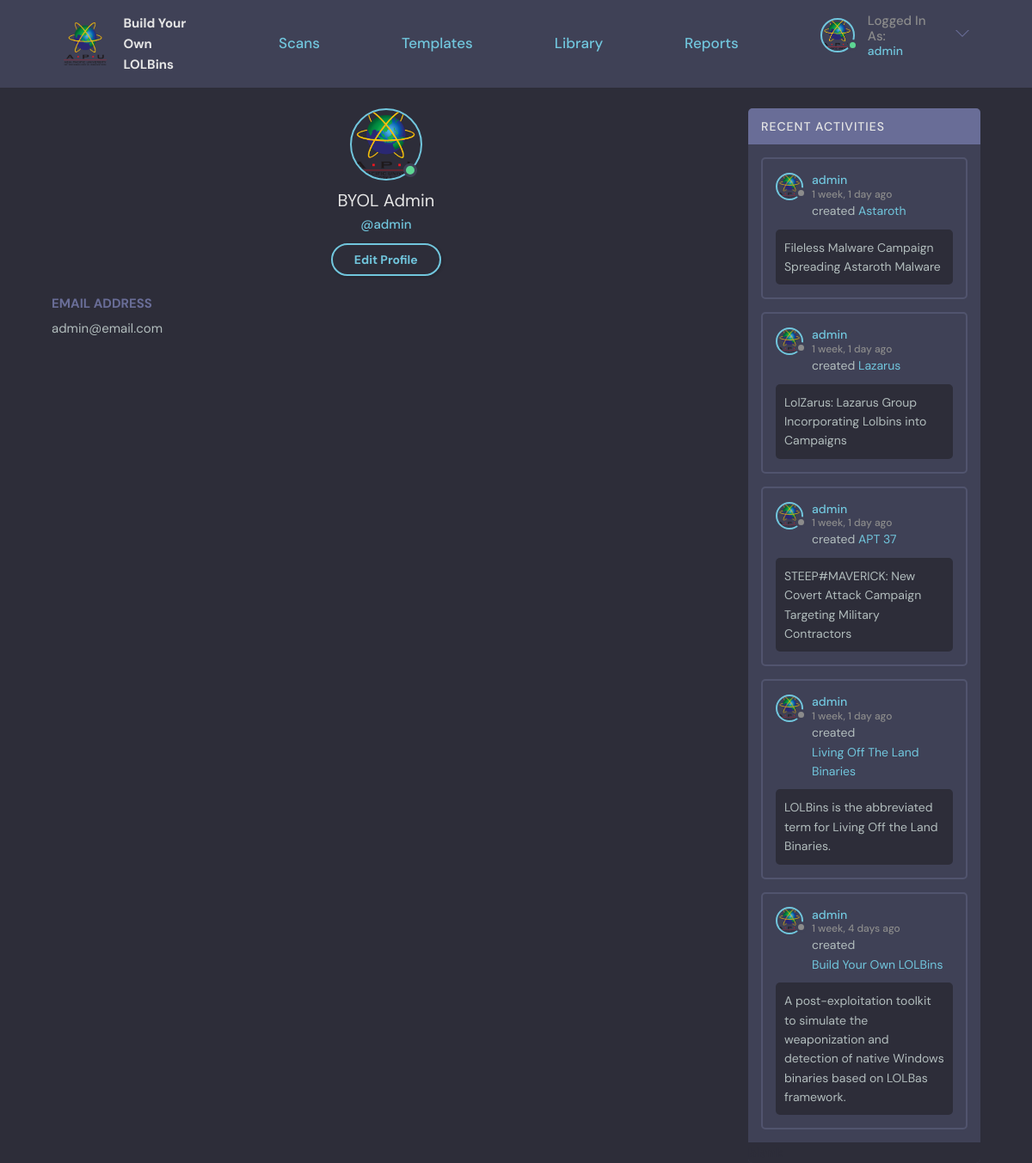
/profile/1/ (signed in), run on the app's committed database.
### base/models.py (models this page shows, shortened)
class Scan(models.Model):
    user = models.ForeignKey(User, on_delete=SET_NULL, null=True, verbose_name = u'Owner')
    name = models.CharField(max_length=200, default="New Scan")
    description = models.TextField(null=True, blank=True)
    updated = models.DateTimeField(auto_now=True)
    created = models.DateTimeField(auto_now_add=True)
    STATUS_CHOICES = (
    ("STOPPED", "STOPPED"),
    ("COMPLETED", "COMPLETED"),
    ("RUNNING", "RUNNING"),
    ("ERROR", "ERROR"))
    status = models.CharField(max_length=15, choices=STATUS_CHOICES, default='STOPPED')
    ip = models.CharField("IP Address", max_length=15, default="127.0.0.1")
    username = models.CharField("Machine Username", max_length=30, default="admin")
    password = models.CharField("Machine Password", max_length=50, default="admin")
    task = models.TextField(null=True, blank=True)
    class Meta:
        ordering = ['-updated', '-created']
        verbose_name = 'Scan'

### base/views.py (the view)
# urls.py: path('profile/<str:pk>/', views.userProfile, name="user-profile"),
@login_required(login_url='login')
def userProfile(request, pk):
    user = User.objects.get(id=pk)
    userScans = Scan.objects.filter(user=user).order_by('-created')
    context = {'user': user, 'userScans': userScans}
    return render(request, 'base/profile.html', context)

### base/templates/base/profile.html (shortened to what this page needs)
{% extends 'main.html' %}
{% block content %}
{% load static %}
<main class="profile-page layout layout--2">
  <div class="container">
    <div class="roomList">
      <div class="profile">
        <div class="profile__avatar">
          <div class="avatar avatar--large active">
            <img src="{% static 'images/APU.png' %}" />
          </div>
        </div>
        <div class="profile__info">
          <h3>{{user.first_name}} {{user.last_name}}</h3>
          <p>@{{user.username}}</p>
          {% if request.user == user %}
            <a href="{% url 'edit-profile' %}" class="btn btn--main btn--pill">Edit Profile</a>
          {% endif %}
        </div>
        <div class="profile__about">
          <h3>Email Address</h3>
          <p>{{user.email}}</p>
        </div>
      </div>
    </div>
    <div class="activities">
      <div class="activities__header">
        <h2>Recent Activities</h2>
      </div>
      {% for scan in userScans %}
        <div class="activities__box">
          <div class="activities__boxHeader roomListRoom__header">
            <a href="{% url 'user-profile' user.id%}" class="roomListRoom__author">
              <div class="avatar avatar--small">
                <img src="{% static 'images/APU.png' %}" />
              </div>
              <p>
                {{user.username}}
                <span>{{scan.created|timesince}} ago</span>
              </p>
            </a>
          </div>
          <div class="activities__boxContent">
            <p>created <a href="{% url 'scan' scan.id %}">{{scan.name}}</a></p>
            {% if scan.description != "" %}
              <div class="activities__boxRoomContent">
                {{scan.description}}
              </div>
            {% endif %}
          </div>
        </div>
      {% endfor %}
      <div class="activities__break">
        <h2>blank</h2>
      </div>
    </div>
  </div>
</main>
{% endblock content %}

### templates/navigationBar.html (shortened to what this page needs)
{% load static %}
<header class="header header--loggedIn">
  <div class="container">
    <a href="{% url 'home' %}" class="header__logo">
      <img src="{% static 'images/APU.png' %}" style="width:50px;height:50px;"/>
      <h1>
        Build Your<br>
        Own LOLBins
      </h1>
    </a>
    <a href="{% url 'home' %}" class="header__text">
      <h2>Scans</h2>
    </a>
    <a href="{% url 'template' %}" class="header__text">
      <h2>Templates</h2>
    </a>
    <a href="{% url 'library' %}" class="header__text">
      <h2>Library</h2>
    </a>
    <a href="{% url 'report' %}" class="header__text">
      <h2>Reports</h2>
    </a>
    <nav class="header__menu">
      {% if request.user.is_authenticated %}
          <div class="header__user">
            <a href="{% url 'user-profile' request.user.id%}">
                <div class="avatar avatar--medium active">
                <img src="{% static 'images/APU.png' %}" />
                </div>
                <p>Logged In As:<span>{{request.user}}</span></p>
            </a>
            <button class="dropdown-button">
                <svg version="1.1" xmlns="http://www.w3.org/2000/svg" width="32" height="32" viewBox="0 0 32 32">
                <title>chevron-down</title>
                <path d="M16 21l-13-13h-3l16 16 16-16h-3l-13 13z"></path>
                </svg>
            </button>
          </div>
      {% else %}
          <a href="{% url 'login' %}">
              <img src="{% static 'images/avatar.svg' %}" />
              <p>Login</p>
          </a>
      {% endif %}
    </nav>
  </div>
</header>

### data on the page
Scan: created "1 week, 1 day", name "Astaroth", description "Fileless Malware Campaign Spreading Astaroth Malware"
Scan: created "1 week, 1 day", name "Lazarus", description "LolZarus: Lazarus Group Incorporating Lolbins into Campaigns"
Scan: created "1 week, 1 day", name "APT 37", description "STEEP#MAVERICK: New Covert Attack Campaign Targeting Military Contractors"
Scan: created "1 week, 1 day", name "Living Off The Land Binaries", description "LOLBins is the abbreviated term for Living Off the Land Binaries."
Scan: created "1 week, 4 days", name "Build Your Own LOLBins", description "A post-exploitation toolkit to simulate the weaponization and detection of native Windows binaries based on LOLBas framework."

### other printed values
{{ request.user }} "admin"
{{ user.first_name }} "BYOL"
{{ user.last_name }} "Admin"
{{ user.username }} "admin"
{{ user.email }} "admin@email.com"
